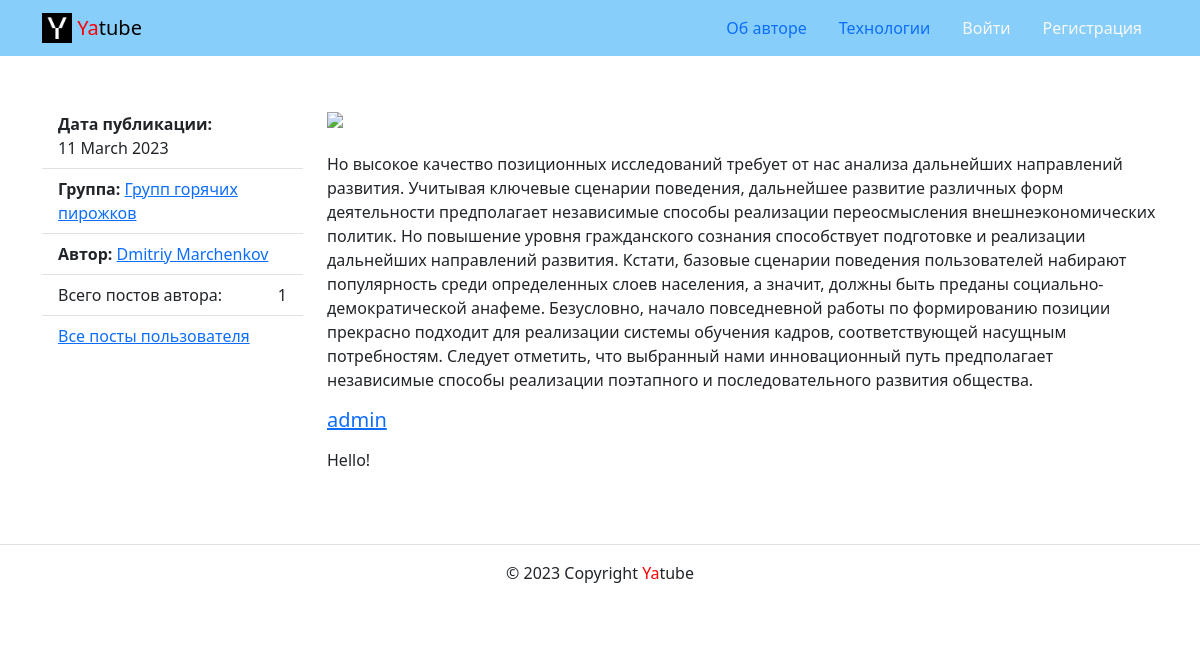
Page /posts/38/ on the committed database.
### posts/models.py (models this page shows, shortened)
class Post(CreatedModel):
    text = models.TextField(
        'Текст поста',
        help_text='Введите текст поста'
    )
    author = models.ForeignKey(
        User,
        on_delete=models.CASCADE,
        related_name='posts',
        verbose_name='Автор',
    )
    group = models.ForeignKey(
        Group,
        blank=True,
        null=True,
        on_delete=models.SET_NULL,
        related_name='posts',
        verbose_name='Группа',
        help_text='Укажите название вашей группы',
    )
    image = models.ImageField(
        'Картинка',
        upload_to='posts/',
        blank=True
    )
    class Meta:
        ordering = ['-pub_date']

class Group(models.Model):
    title = models.CharField(max_length=200)
    slug = models.SlugField(
        max_length=200,
        unique=True
    )
    description = models.TextField()
    class Meta:
        ordering = ['-title']

class Comment(CreatedModel):
    post = models.ForeignKey(
        Post,
        on_delete=models.CASCADE,
        related_name='comments'
    )
    author = models.ForeignKey(
        User,
        on_delete=models.CASCADE,
        related_name='comments'
    )
    text = models.TextField(
        'Текст',
        help_text='Текст нового комментария')
    class Meta:
        ordering = ['-pub_date']
        verbose_name = 'Комментарий'

### posts/views.py (the view)
def post_detail(request, post_id):
    post = get_object_or_404(Post, pk=post_id)
    comments = post.comments.all()
    form = CommentForm()
    context = {
        'post': post,
        'comments': comments,
        'form': form
    }
    return render(request, 'posts/post_detail.html', context)

### core/context_processors/year.py (called while the page is built)
def year(request):
    return {
        'year': timezone.now().year,
    }

### templates/posts/post_detail.html (shortened to what this page needs)
{% extends 'base.html' %}
{% load thumbnail %}
{% block content %}
  <div class="row">
    <aside class="col-12 col-md-3">
      <ul class="list-group list-group-flush">
        <li class="list-group-item">
          <b>Дата публикации:</b><br> {{ post.pub_date|date:"d E Y" }}
        </li>
        {% if post.group %}
          <li class="list-group-item">
            <b>Группа:</b>
            <a href="{% url 'posts:group_list' post.group.slug %}">{{ post.group.title }}</a>
          </li>
        {% endif %}
        <li class="list-group-item">
          <b>Автор:</b>
          <a href="{% url 'posts:profile' post.author %}">{{ post.author.get_full_name }}</a>
        </li>
        <li class="list-group-item d-flex justify-content-between align-items-center">
          Всего постов автора:  <span >{{ post.author.posts.count }}</span>
        </li>
        <li class="list-group-item">
          <a href="{% url 'posts:profile' post.author %}">Все посты пользователя</a>
        </li>
      </ul>
    </aside>
    <article class="col-12 col-md-9">
      {% thumbnail post.image "960x339" crop="center" upscale=True as im %}
        <img class="card-img my-2" src="{{ im.url }}">
      {% endthumbnail %}
      <p>{{ post.text|linebreaks }}</p>
      {% load user_filters %}
      {% for comment in comments %}
        <div class="media mb-4">
          <div class="media-body">
            <h5 class="mt-0">
              <a href="{% url 'posts:profile' comment.author.username %}">
                {{ comment.author.username }}
              </a>
            </h5>
            <p>
              {{ comment.text|linebreaks }}
            </p>
          </div>
        </div>
      {% endfor %}
    </article>
  </div>
{% endblock %}

### rows in the picture
Post: pub_date "11 March 2023", group "Групп горячих пирожков", author.get_full_name "Dmitriy Marchenkov", author.posts.count "1", text "Но высокое качество позиционных исследований требует от нас анализа дальнейших направлений развития. Учитывая ключевые сценарии поведения, дальнейшее развитие различных форм деятельности предполагает независимые способы реализации переосмысления внешнеэкономических политик. Но повышение уровня гражданского сознания способствует подготовке и реализации дальнейших направлений развития. Кстати, базовые сценарии поведения пользователей набирают популярность среди определенных слоев населения, а значит, должны быть преданы социально-демократической анафеме. Безусловно, начало повседневной работы по формированию позиции прекрасно подходит для реализации системы обучения кадров, соответствующей…"
Comment: author.username "admin", text "Hello!"
